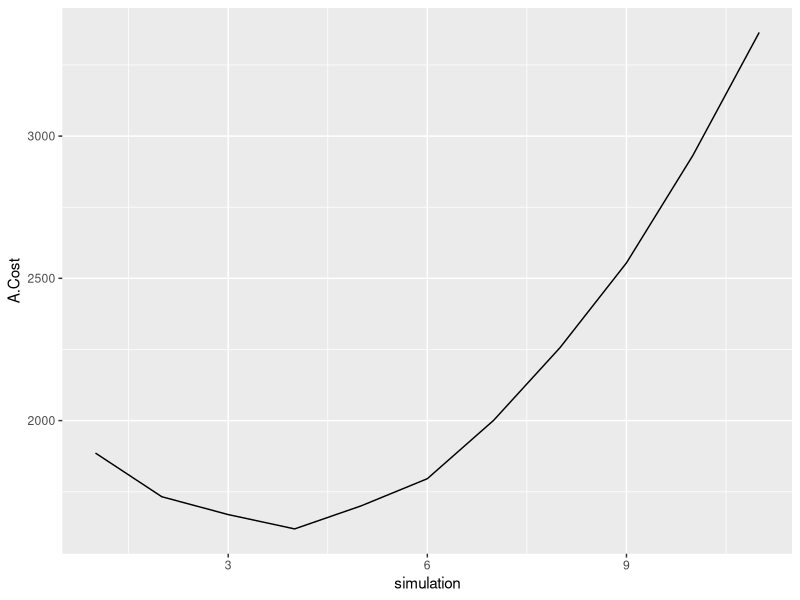
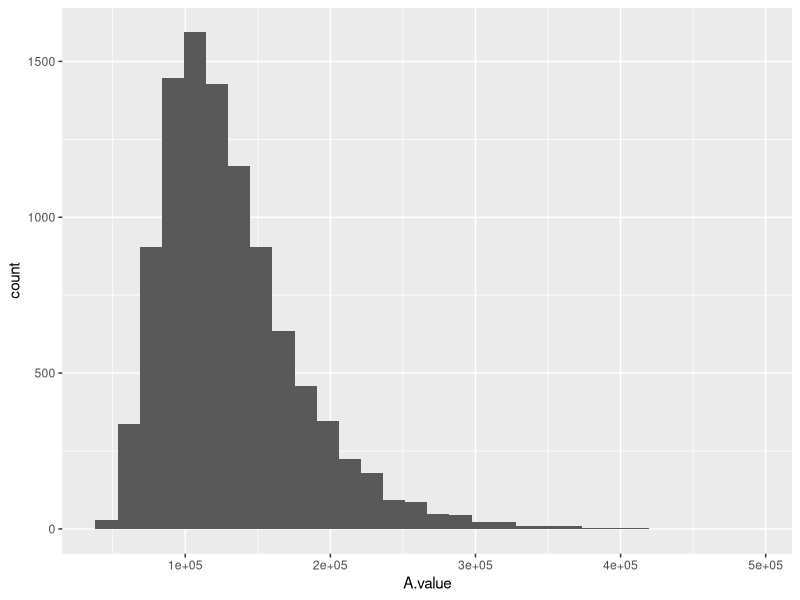

Source code (R) for these figures, in order:
rm(list=ls())

#Alaska Airlines Example
###Alaska Airlines is preparing for the peak holiday travel season and needs to decide how many seats to overbook on the SEA-SFO route. Overbooking is expected in the airline
#industry, as some passengers typically fail to show up for their flights. The airline has data indicating that the number of no-show passengers on this route follows a normal
#distribution with a mean of 20 and a standard deviation of 5.
#If the airline needs to overbook more seats, empty seats result in lost revenue, as the #cost
#of an unused seat is estimated to be $300. However, if the airline overbooks too many
#seats, it may need to compensate bumped passengers with vouchers worth $600 each.
#Use 10,000 simulations to determine the optimal number of seats to overbook to minimize
#the airline’s expected cost. Try possible values from 15 to 25 in increments of 1.

library(tidyverse)
library(ggthemes)

#Inputs

a.noshow <- 20
sd.noshow <- 5
c.unused <- 300
c.voucher <- 600
#Decision Variable
Overbook <- seq(15,25,1)
nsim <- 10000
set.seed(10)
sim <- tibble(simulation=rep(1:length(Overbook),each=nsim),
       overbook=rep(Overbook,each=nsim),
       noshows=round(rnorm(nsim*length(Overbook), a.noshow,sd.noshow)),
       cost=case_when(noshows>overbook~300*(noshows-overbook),
                      TRUE~600*(overbook-noshows)))

sim %>% group_by(simulation) %>% 
     summarise(Overbook = mean(overbook),
               A.Cost=mean(cost)) %>% 
     ggplot() + geom_line(aes(x=simulation, y=A.Cost))

#You are considering an investment in the SPY (S&P 500 ETF) over 20 years. Your investment strategy involves making an initial investment, followed by yearly contributions. The key parameters for your investment are as follows:
#Stock Ticker: SPY (S&P 500 ETF); Initial Investment: $1,000; Average Yearly Return: 10% (0.1); Standard Deviation of
#Yearly Returns: 18% (0.18); Yearly Investment: $6,000; Investment Period: 20 years
#Run 10,000 simulations of your investment over 20 years. Returns are normally distributed each year with the given average and standard deviation. Track the value of your investment at the end of each year. Calculate the following statistics for the investment value at the end of 20 years:
#Average (mean) end value, Worst Case Scenario: Minimum, Bear Case: 25th percentile (Q1), Base Case: Median (50th percentile), Bull Case: 75th percentile (Q3), Best Case Scenario:Maximum 
#Based on your simulation results, how much can you expect to have in your account after 20 years on average?
#What are the Bear, Base, and Bull case predictions?

initial <- 1000
yi <- 6000
a.return <- 0.1
sd.return <- 0.18
years <- 20

#Simulation
nsim <- 10000

set.seed(10)
sim2 <-(tibble(simulation=rep(1:nsim,each=years),
       period<-rep(1:years,nsim),
       returns=rnorm(years*nsim,a.return,sd.return)) %>% 
       group_by(simulation) %>% 
       mutate(Value = accumulate(returns[-1], ~ .x*(1+.y)+yi,
                                 .init = initial * (1+returns[1]) + yi)))

sim2 %>% group_by(simulation) %>% 
     summarise(A.value=mean(Value)) %>%
     ggplot() + geom_histogram(aes(A.value))

sim2 %>% group_by(simulation) %>% 
     summarise(A.value=mean(Value)) %>% 
     pull(A.value) %>% quantile()

